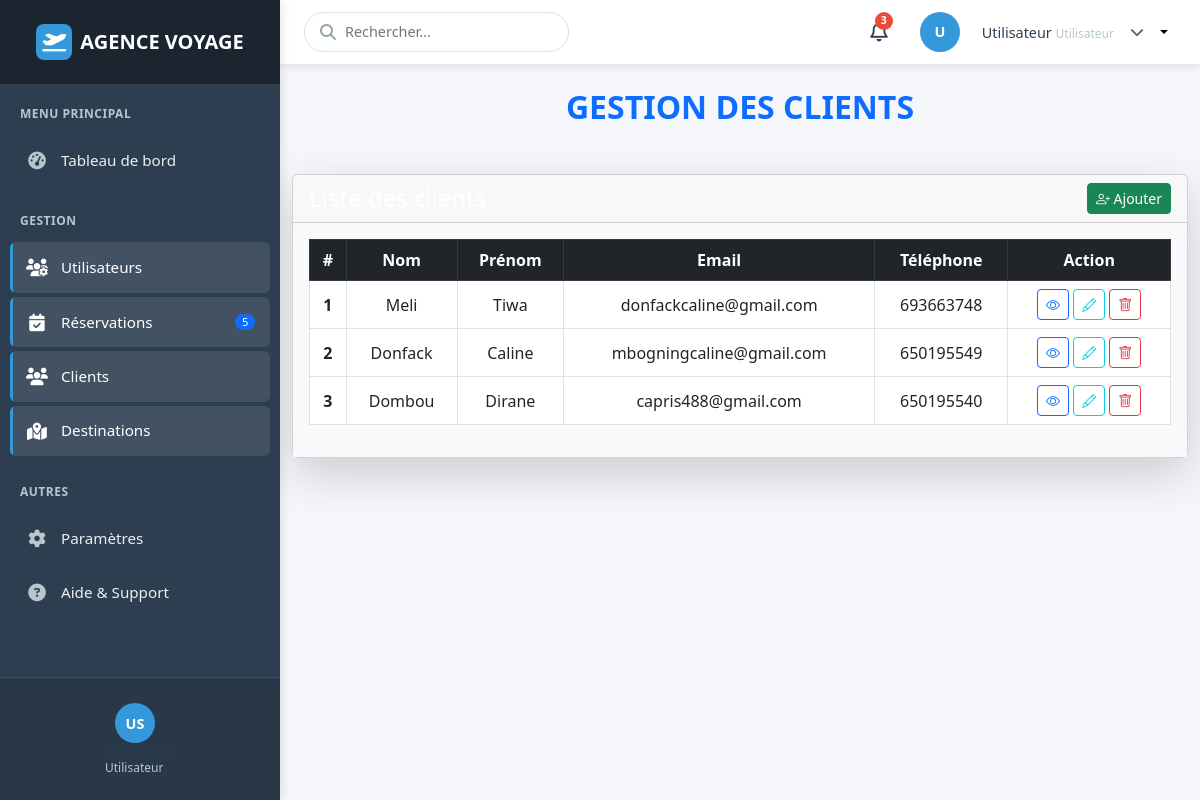
/client/index.php, run on the app's committed database.
### tables this page shows
CREATE TABLE `clients` (
  `id` int(11) NOT NULL,
  `nom` varchar(255) DEFAULT NULL,
  `prenom` varchar(255) DEFAULT NULL,
  `email` varchar(255) DEFAULT NULL,
  `telephone` varchar(20) DEFAULT NULL
);

### client/index.php (the view, shortened to what this page needs)
<?php
include("../connexion.php");
include("../include/header.php");
include("../include/sidebar.php");
?>
<?php
    $sql = "SELECT * FROM clients";
    $statement = $connect->prepare($sql);
    $statement->execute();
    $clients = $statement->fetchAll(PDO::FETCH_ASSOC);
?>
<h2 class="mt-4 text-center text-primary fw-bold">GESTION DES CLIENTS</h2>
<div class="container my-5">
    <div class="card shadow-lg" style="max-width: 1000px; margin: 0 auto;">
        <div class="card-header bg-gradient-primary text-white d-flex justify-content-between align-items-center">
            <h4 class="mb-0">Liste des clients</h4>
            <a href="create.php" class="btn btn-success btn-sm">
                <i class="bi bi-person-plus"></i> Ajouter
            </a>
        </div>
        <div class="card-body bg-light">
            <table class="table table-hover table-bordered align-middle">
                <thead class="table-dark text-center">
                    <tr>
                        <th scope="col">#</th>
                        <th scope="col">Nom</th>
                        <th scope="col">Prénom</th>
                        <th scope="col">Email</th>
                        <th scope="col">Téléphone</th>
                        <th scope="col">Action</th>
                    </tr>
                </thead>
                <tbody>
                    <?php foreach($clients as $client): ?>
                    <tr class="text-center">
                        <th scope="row"><?= htmlspecialchars($client["id"]) ?></th>
                        <td><?= htmlspecialchars($client["nom"]) ?></td>
                        <td><?= htmlspecialchars($client["prenom"]) ?></td>
                        <td><?= htmlspecialchars($client["email"]) ?></td>
                        <td><?= htmlspecialchars($client["telephone"]) ?></td>
                        <td>
                            <a href="show.php?id=<?= htmlspecialchars($client["id"]) ?>" class="btn btn-outline-primary btn-sm" title="Détails">
                                <i class="bi bi-eye"></i>
                            </a>
                            <a href="edit.php?id=<?= htmlspecialchars($client["id"]) ?>" class="btn btn-outline-info btn-sm" title="Modifier">
                                <i class="bi bi-pencil"></i>
                            </a>
                            <a href="delete.php?id=<?= htmlspecialchars($client["id"]) ?>" class="btn btn-outline-danger btn-sm" title="Supprimer" onclick="return confirm('Voulez-vous vraiment supprimer ce client ?');">
                                <i class="bi bi-trash"></i>
                            </a>
                        </td>
                    </tr>
                    <?php endforeach; ?>
                </tbody>
            </table>
        </div>
    </div>
</div>
<?php include('../include/footer.php'); ?>

### include/header.php (style rules this page uses)
:root { --header-height: 64px; --sidebar-width: 280px; --primary-color: #2c3e50; --secondary-color: #3498db; --accent-color: #e74c3c; --light-color: #ecf0f1; --dark-color: #2c3e50; --header-bg: #fff; --header-shadow: 0 2px 10px rgba(0, 0, 0, 0.1); }
body { font-family: 'Segoe UI', Tahoma, Geneva, Verdana, sans-serif; padding-top: var(--header-height); padding-left: var(--sidebar-width); background-color: #f5f7fa; min-height: 100vh; }

### include/sidebar.php (style rules this page uses)
:root { --sidebar-width: 280px; --sidebar-bg: #2c3e50; --sidebar-color: #ecf0f1; --sidebar-active-bg: #3498db; --sidebar-hover-bg: rgba(255, 255, 255, 0.1); --sidebar-header-bg: #1a252f; --sidebar-divider: rgba(255, 255, 255, 0.1); --sidebar-icon-color: #b8c7ce; --sidebar-active-icon-color: #fff; }

### data on the page
clients: id "1", nom "Meli", prenom "Tiwa", email "donfackcaline@gmail.com", telephone "693663748"
clients: id "2", nom "Donfack", prenom "Caline", email "mbogningcaline@gmail.com", telephone "650195549"
clients: id "3", nom "Dombou", prenom "Dirane", email "capris488@gmail.com", telephone "650195540"

### other printed values
$initials ?: 'U' "U"
$_SESSION['user']['prenom'] "Utilisateur"
$_SESSION['user']['role'] "Utilisateur"
$initials ?: 'US' "US"
